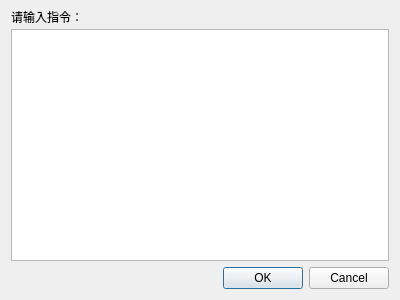
<?xml version="1.0" encoding="UTF-8"?>
<ui version="4.0">
 <class>Instruction</class>
 <widget class="QDialog" name="Instruction">
  <property name="geometry">
   <rect>
    <x>0</x>
    <y>0</y>
    <width>400</width>
    <height>300</height>
   </rect>
  </property>
  <property name="windowTitle">
   <string>Dialog</string>
  </property>
  <layout class="QVBoxLayout" name="verticalLayout_2">
   <item>
    <widget class="QLabel" name="label">
     <property name="maximumSize">
      <size>
       <width>16777215</width>
       <height>12</height>
      </size>
     </property>
     <property name="text">
      <string>请输入指令：</string>
     </property>
    </widget>
   </item>
   <item>
    <widget class="QTextEdit" name="order"/>
   </item>
   <item>
    <widget class="QDialogButtonBox" name="buttonBox">
     <property name="orientation">
      <enum>Qt::Horizontal</enum>
     </property>
     <property name="standardButtons">
      <set>QDialogButtonBox::Cancel|QDialogButtonBox::Ok</set>
     </property>
    </widget>
   </item>
  </layout>
 </widget>
 <resources/>
 <connections>
  <connection>
   <sender>buttonBox</sender>
   <signal>accepted()</signal>
   <receiver>Instruction</receiver>
   <slot>accept()</slot>
   <hints>
    <hint type="sourcelabel">
     <x>248</x>
     <y>254</y>
    </hint>
    <hint type="destinationlabel">
     <x>157</x>
     <y>274</y>
    </hint>
   </hints>
  </connection>
  <connection>
   <sender>buttonBox</sender>
   <signal>rejected()</signal>
   <receiver>Instruction</receiver>
   <slot>reject()</slot>
   <hints>
    <hint type="sourcelabel">
     <x>316</x>
     <y>260</y>
    </hint>
    <hint type="destinationlabel">
     <x>286</x>
     <y>274</y>
    </hint>
   </hints>
  </connection>
 </connections>
</ui>
